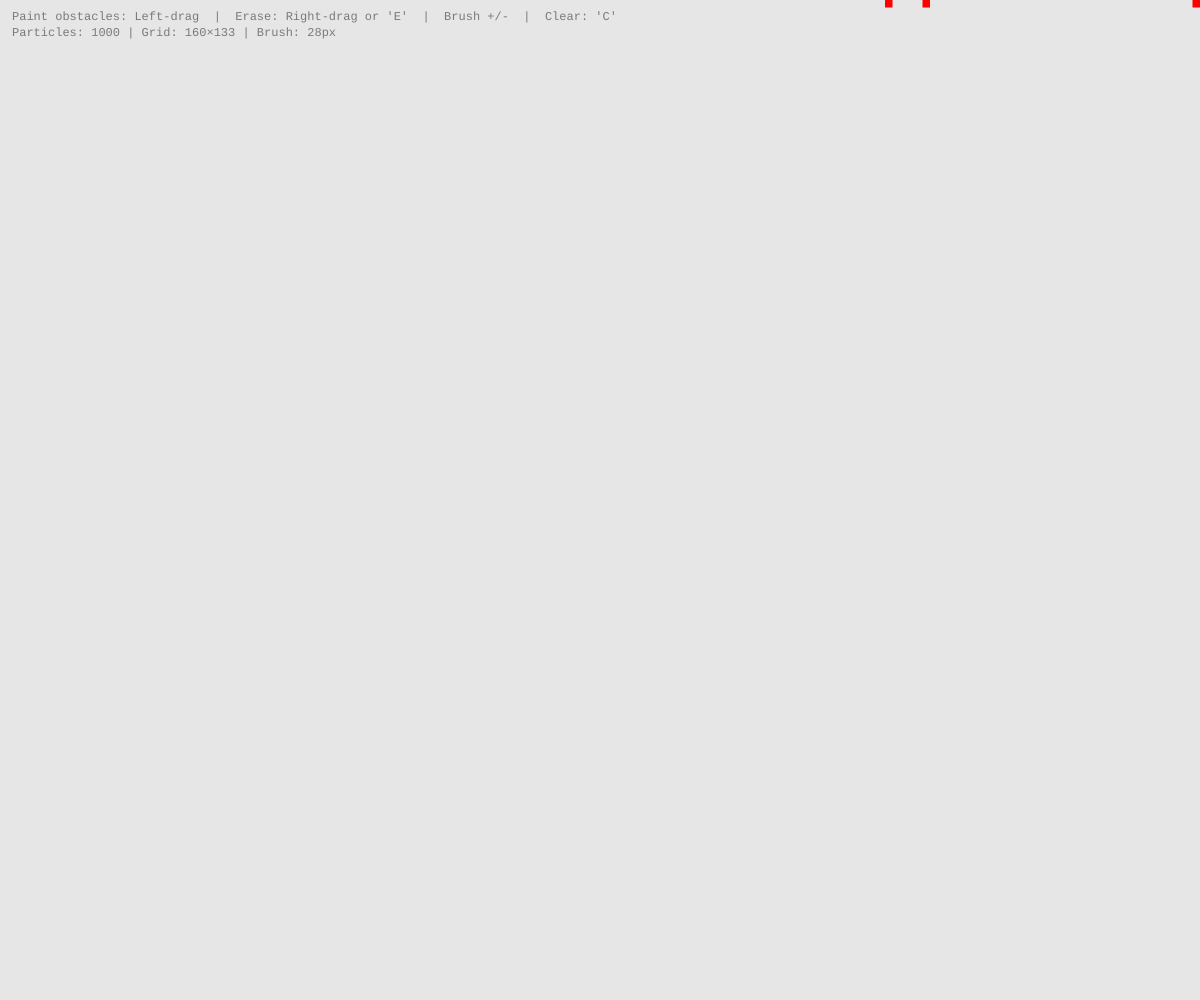
Frame 1 (no input)
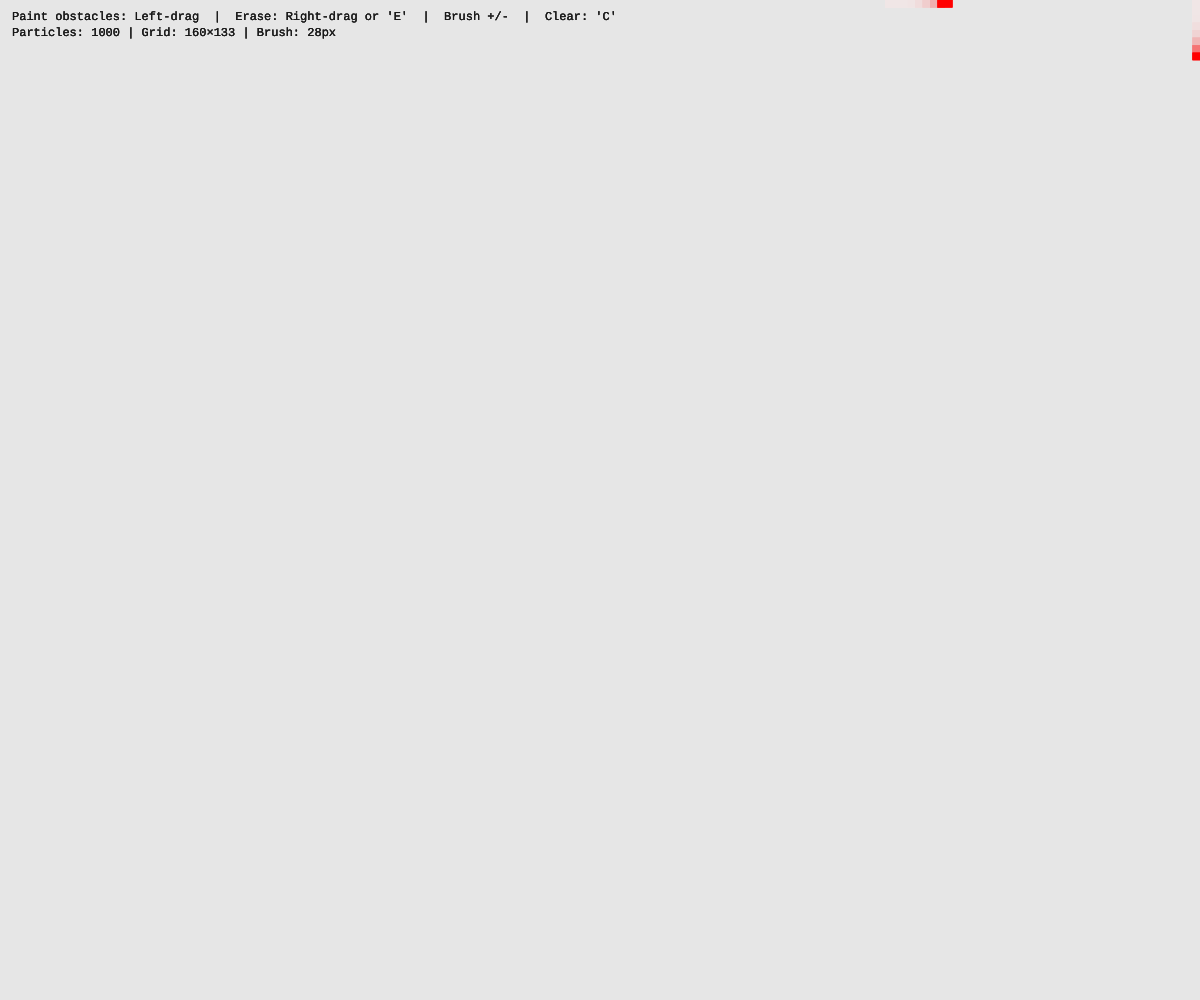
Frame 60 (no input)
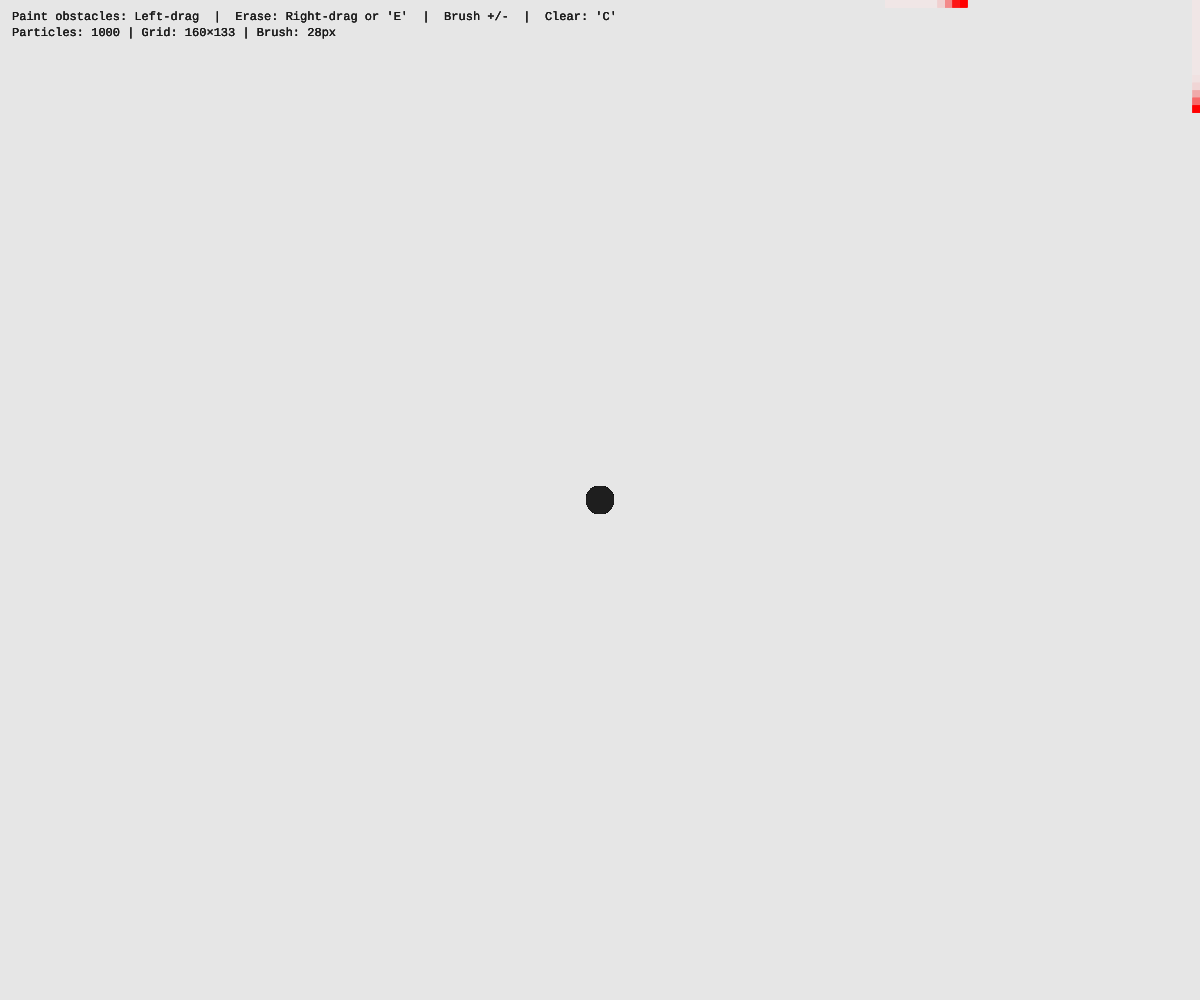
Frame 120 (the mouse pressed at the canvas centre since frame 60)

The p5.js sketch that drew these frames (run headless with seeded random() and noise() and a simulated clock; from frame 60 on, the mouse is pressed at the canvas centre):

// p5.js sketch
// ── sketch.js
// === Config ===
const NUM_COLS = 160;       // more cols = smaller blocks
const NUM_PARTICLES = 1000; // more particles = denser flow
const SPEED = 1.4;          // step size per frame
const NOISE_SCALE = 0.003;  // flow field granularity
const DOWN_BIAS = 0.6;      // gravity-like bias (0 = no gravity)
const TRAIL_FADE = 24;      // background alpha (smaller = longer trails)
let BRUSH_SIZE = 28;        // obstacle brush radius (px)

// === Runtime ===
let cellW, cellH, numRows;
let particles = [];
let t = 0;
let cnv;
let obstacleLayer;          // p5.Graphics we paint obstacles onto

function setup() {
  cnv = createCanvas(windowWidth, windowHeight);
  // allow right-click erase without context menu
  cnv.elt.oncontextmenu = () => false;

  // offscreen buffer for obstacles
  obstacleLayer = createGraphics(width, height);
  obstacleLayer.pixelDensity(1);
  obstacleLayer.noStroke();

  computeGrid();
  initParticles();

  noStroke();
  background(230);
  textFont('monospace');
}

function computeGrid() {
  cellW = width / NUM_COLS;
  numRows = floor(height / cellW);  // keep cells roughly square
  cellH = height / numRows;
}

function initParticles() {
  particles = [];
  for (let i = 0; i < NUM_PARTICLES; i++) {
    particles.push({
      x: random(width),
      y: random(-height, 0), // start above the screen so they "enter"
    });
  }
}

function windowResized() {
  resizeCanvas(windowWidth, windowHeight);
  const oldObstacles = obstacleLayer;
  obstacleLayer = createGraphics(width, height);
  obstacleLayer.pixelDensity(1);
  obstacleLayer.noStroke();
  // redraw old obstacle layer scaled to new size
  obstacleLayer.image(oldObstacles, 0, 0, width, height);

  computeGrid();
  // clamp particles into bounds
  for (let p of particles) {
    p.x = (p.x % width + width) % width;
    p.y = (p.y % height + height) % height;
  }
}

function draw() {
  // Trails so motion looks fluid, and avoids bottom accumulation
  background(230, TRAIL_FADE);

  // animate the flow field a touch
  t += 0.0025;

  // 1) Paint obstacles with mouse
  paintObstacles();

  // 2) Update particles with obstacle avoidance
  for (let p of particles) {
    // Flow direction from noise, with a downward bias
    const nx = p.x * NOISE_SCALE;
    const ny = p.y * NOISE_SCALE;
    const angle = noise(nx, ny, t) * TWO_PI * 2.0;
    let vx = cos(angle);
    let vy = sin(angle) + DOWN_BIAS;

    // normalize then scale so SPEED is consistent
    const mag = max(0.0001, sqrt(vx * vx + vy * vy));
    vx = (vx / mag) * SPEED;
    vy = (vy / mag) * SPEED;

    // Proposed next position
    let nxp = p.x + vx;
    let nyp = p.y + vy;

    // If blocked, try to slide around obstacle
    if (blockedAt(nxp, nyp)) {
      // Check perpendicular slide both directions
      const px = -vy, py = vx; // perpendicular vector
      const pmag = max(0.0001, sqrt(px * px + py * py));
      const sx = (px / pmag) * SPEED;
      const sy = (py / pmag) * SPEED;

      const leftFree  = !blockedAt(p.x + sx, p.y + sy);
      const rightFree = !blockedAt(p.x - sx, p.y - sy);

      if (leftFree && !rightFree) {
        nxp = p.x + sx;
        nyp = p.y + sy;
      } else if (!leftFree && rightFree) {
        nxp = p.x - sx;
        nyp = p.y - sy;
      } else if (leftFree && rightFree) {
        // pick the one that looks "less blocked" ahead
        const leftAheadBlocked  = blockedAt(p.x + sx + vx, p.y + sy + vy);
        const rightAheadBlocked = blockedAt(p.x - sx + vx, p.y - sy + vy);
        if (!leftAheadBlocked && rightAheadBlocked) {
          nxp = p.x + sx; nyp = p.y + sy;
        } else if (leftAheadBlocked && !rightAheadBlocked) {
          nxp = p.x - sx; nyp = p.y - sy;
        } else {
          // both equally good/bad; choose randomly for organic feel
          if (random() < 0.5) { nxp = p.x + sx; nyp = p.y + sy; }
          else { nxp = p.x - sx; nyp = p.y - sy; }
        }
      } else {
        // dead-end; nudge upward slightly & jitter sideways to avoid clogging
        nyp = p.y - random(0.4, 1.0);
        nxp = p.x + random([-1, 1]) * 0.7;
      }
    }

    // Move
    p.x = nxp;
    p.y = nyp;

    // Wrap: when falling off bottom, re-enter at top so nothing piles up
    if (p.y >= height) {
      p.y -= height;
      // small x jitter so they don't form vertical stripes on re-entry
      p.x = (p.x + random(-cellW * 2, cellW * 2) + width) % width;
    }
    if (p.x < 0) p.x += width;
    if (p.x >= width) p.x -= width;

    // Draw as tiny grid-aligned blocks
    const col = floor(p.x / cellW);
    const row = floor(p.y / cellH);
    const gx = col * cellW;
    const gy = row * cellH;

    fill(255, 0, 0);
    rect(gx, gy, cellW, cellH);
  }

  // Draw obstacles on top for clarity
  image(obstacleLayer, 0, 0);

  // HUD
  noStroke();
  fill(0, 120);
  text(`Paint obstacles: Left-drag  |  Erase: Right-drag or 'E'  |  Brush +/-  |  Clear: 'C'`, 12, 20);
  text(`Particles: ${NUM_PARTICLES} | Grid: ${NUM_COLS}×${numRows} | Brush: ${BRUSH_SIZE}px`, 12, 36);
}

function paintObstacles() {
  if (!mouseIsPressed) return;
  if (mouseX < 0 || mouseX >= width || mouseY < 0 || mouseY >= height) return;

  const erasing = (mouseButton === RIGHT) || keyIsDown(69); // 'E'
  if (erasing) {
    obstacleLayer.erase();
    obstacleLayer.circle(mouseX, mouseY, BRUSH_SIZE);
    obstacleLayer.noErase();
  } else {
    obstacleLayer.fill(30);   // dark wall
    obstacleLayer.circle(mouseX, mouseY, BRUSH_SIZE);
  }
}

function blockedAt(x, y) {
  if (x < 0 || x >= width || y < 0 || y >= height) return true;
  // Read alpha from obstacle layer; alpha>0 means wall
  const a = obstacleLayer.get(floor(x), floor(y))[3];
  return a > 10; // small threshold so semi-transparency still blocks
}

function keyPressed() {
  if (key === 'c' || key === 'C') {
    obstacleLayer.clear(); // wipe all obstacles
  } else if (key === '+' || key === '=') {
    BRUSH_SIZE = min(200, BRUSH_SIZE + 4);
  } else if (key === '-' || key === '_') {
    BRUSH_SIZE = max(4, BRUSH_SIZE - 4);
  } else if (key === 'r' || key === 'R') {
    t = random(1000); // reshuffle flow
  }
}
